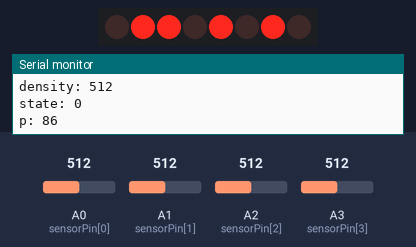
A sketch run on a simulated Arduino Uno, built with avr-gcc and run on an emulated ATmega328P. On the bench: 8 shift-register outputs drawn as a row of LEDs (first output left, lit = HIGH), the last lines printed to the serial monitor. Wiring (inferred from the names in the program): shift register (74HC595): data pin 2; shift clock pin 4; latch pin 5. Wiring (inferred from the signals the program sends): row of LEDs: on Q0, Q1, Q2, Q3, Q4, Q5, Q6, Q7. Inputs (shaded band) come from the test bench; at power-on: A0 (sensorPin[0]) = 512, A1 (sensorPin[1]) = 512, A2 (sensorPin[2]) = 512, A3 (sensorPin[3]) = 512.

Above: at 0.6 s.
At 16.6 s:
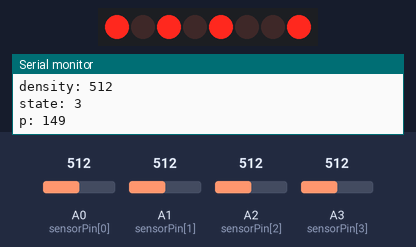
16.7 s: A0 (sensorPin[0]) set to 793
At 19.9 s:
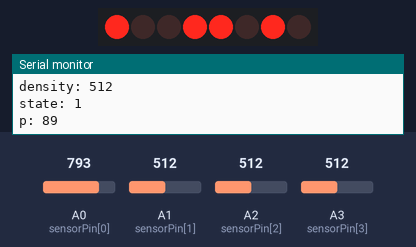
25.1 s: A0 (sensorPin[0]) set to 819
At 33.2 s:
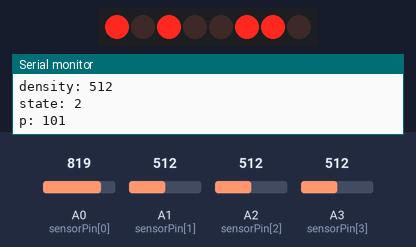
Timing chart, 0 to 47.9 s (numbered marks = the images above; inputs shaded):
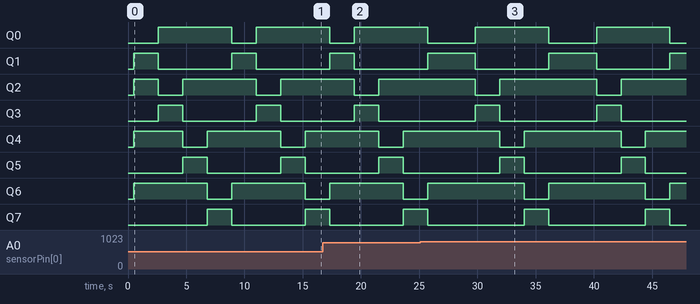

Measured:
- the behaviour switches between 800 and 801 on A0 (sensorPin[0]) (found by bisection; images 2 and 3)

The sketch:

Arduino_Code.ino
```cpp
#define NOP __asm__("nop")
// LED pattern
unsigned char pattern = 0b00000000; // Initial state: all RED
int sensorCount = 4;
// Time constants
const long baseGreenDelay = 50; // Base time for green light in milliseconds
const long redDelay = 50;   // Time for red light in milliseconds
// Sensor Pins
int sensorPin[4] = {A0, A1, A2, A3};
// SHR control
int SER = 2;     //pin-14 in 595
int RST = 3;    //pin-10 in 595
int inClk = 4;    //pin-11 in 595
int latchpin = 5;   //pin-12 in 595

//*************************************************************************
void init_Port() {
    for (int i = 0; i < sensorCount; i++) {
        pinMode(sensorPin[i], INPUT);
    }
}

//*************************************************************************
void init_Light() {
    pinMode(SER, OUTPUT);
    pinMode(RST, OUTPUT);
    pinMode(inClk, OUTPUT);
    pinMode(latchpin, OUTPUT);
    digitalWrite(SER, LOW);
    digitalWrite(RST, LOW);
    delay(500);
    digitalWrite(RST, HIGH);
}

//*************************************************************************
void write_LED(unsigned char val) {
    digitalWrite(latchpin, LOW);
    NOP;

   // digitalWrite(inClk, LOW);
    NOP;

    shiftOut(SER, inClk, MSBFIRST, val);
    NOP;

    digitalWrite(latchpin, HIGH);
    NOP;
    NOP;
    NOP;

    //digitalWrite(latchpin, LOW);
    NOP;

    //digitalWrite(inClk, LOW);
    NOP;
}

// Function to display the current LED signal
void displaySignal() {
    write_LED(pattern);
}

//*************************************************************************
void updatePattern(int state) {
    // Reset the pattern to RED for all
    pattern = 0b00000000;

    // Update pattern based on the current state
    switch (state) {
        case 0: // North Green
            pattern |= 0b01010110; // Set North to Green
            break;
        case 1: // East Green
            pattern |= 0b01011001; // Set East to Green
            break;
        case 2: // South Green
            pattern |= 0b01100101; // Set South to Green
            break;
        case 3: // West Green
            pattern |= 0b10010101; // Set West to Green
            break;
    }
}

// Function to read the vehicle density from sensors
int readDensity(int sensorId) {
    return analogRead(sensorPin[sensorId]); // Adjust according to your sensor type
}

//*************************************************************************
void setup() {
    Serial.begin(9600);
    Serial.println(" ------- Automatic Traffic Light Control based on Density --------");

    // SHR Init
    init_Light();
    init_Port();
}

//*************************************************************************
void loop() {
    for (int state = 0; state < sensorCount; state++) {
        // Read the density for the current state
        int density = readDensity(state);
        Serial.print("density: ");
        Serial.println(density);
        // Calculate green light duration based on density
        long greenDelay = baseGreenDelay;
        if (density > 800) {
            greenDelay += 4000; // High traffic: increase green duration
        }
        else if(density > 400){
            greenDelay += 2000;
        }
        updatePattern(state);
        Serial.print("state: ");
        Serial.println(state);
        Serial.print("p: ");
        Serial.println(pattern);
        displaySignal();
        delay(greenDelay); // Dynamic green light duration
        displaySignal();
        delay(redDelay); // Fixed time for red light
    }
}
```
